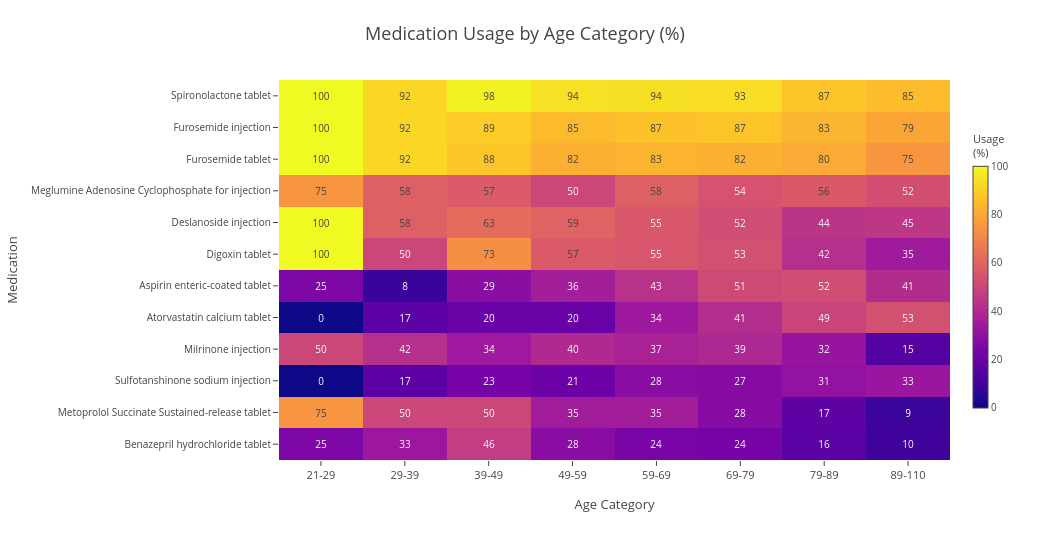

This figure's notebook cell:
### Markdown cell above
<p style="font-family: Cambria; font-size: 20px;"><b>Question 5 : How does the utilization of the most commonly prescribed medications differ across age groups, and what age-related medication-use patterns can be identified? 
</b></p>
<p style="font-family: Cambria; font-size: 16px;"><b>Reason : </b>A heat map can compare several medications and age categories simultaneously. Percent prevalence is used instead of raw counts so age groups with different sizes can be compared fairly.

### Code cell
# ============================================================
# DA8: MEDICATION UTILIZATION BY AGE CATEGORY
# Clean Heatmap with Improved Labels and Display
# ============================================================

# ---------------------------------------------------------
# Step 1: Keep patient age-category information
# ---------------------------------------------------------

patient_data = (
    patient[
        ["inpatient_number", "agecat"]
    ]
    .dropna()
    .drop_duplicates()
)


# ---------------------------------------------------------
# Step 2: Keep prescription information
# ---------------------------------------------------------

rx_data = (
    rx[
        ["inpatient_number", "drug_name"]
    ]
    .dropna()
    .drop_duplicates()
)


# ---------------------------------------------------------
# Step 3: Merge age category with medication information
# ---------------------------------------------------------

med_data = patient_data.merge(
    rx_data,
    on="inpatient_number",
    how="inner"
)


# ---------------------------------------------------------
# Step 4: Identify 12 most commonly used medications
# ---------------------------------------------------------

drug_prev = (
    med_data
    .groupby("drug_name")["inpatient_number"]
    .nunique()
    .sort_values(ascending=False)
)

top_drugs = (
    drug_prev
    .head(12)
    .index
    .tolist()
)


# ---------------------------------------------------------
# Step 5: Count patients in each age category
# ---------------------------------------------------------

age_counts = (
    patient_data
    .groupby(
        "agecat",
        observed=True
    )["inpatient_number"]
    .nunique()
)


# ---------------------------------------------------------
# Step 6: Calculate medication use by age category
# ---------------------------------------------------------

med_counts = (
    med_data[
        med_data["drug_name"].isin(top_drugs)
    ]
    .groupby(
        [
            "agecat",
            "drug_name"
        ],
        observed=True
    )["inpatient_number"]
    .nunique()
    .unstack(fill_value=0)
)


# ---------------------------------------------------------
# Step 7: Convert counts to prevalence percentage
# ---------------------------------------------------------

age_med = (
    med_counts
    .div(
        age_counts,
        axis=0
    )
    .mul(100)
)


# Keep predefined age-category order
age_med = age_med.reindex(
    AGE_ORDER
)


# Keep medication order based on overall prevalence
available_drugs = [
    drug
    for drug in top_drugs
    if drug in age_med.columns
]

age_med = age_med[
    available_drugs
]


# ---------------------------------------------------------
# Step 8: Create Heatmap
# ---------------------------------------------------------

fig = px.imshow(

    age_med.T,

    aspect="auto",

    text_auto=".0f",

    color_continuous_scale="Plasma",

    zmin=0,
    zmax=100,

    title=(
        "Medication Usage by Age Category (%)"
    ),

    labels={
        "x": "Age Category",
        "y": "Medication",
        "color": "Usage (%)"
    }
)


# ---------------------------------------------------------
# Step 9: Improve Heatmap Appearance
# ---------------------------------------------------------

fig.update_layout(

    # Slightly smaller/cleaner overall display
    width=1050,
    height=540,

    # Center title
    title=dict(
        x=0.5,
        xanchor="center",
        font=dict(
            size=18
        )
    ),

    # -----------------------------------------------------
    # X AXIS
    # -----------------------------------------------------

    xaxis=dict(

        title=dict(
            text="Age Category",
            font=dict(
                size=13
            )
        ),

        tickfont=dict(
            size=11
        ),

        tickangle=0,

        automargin=True
    ),


    # -----------------------------------------------------
    # Y AXIS
    # -----------------------------------------------------

    yaxis=dict(

        title=dict(
            text="Medication",
            font=dict(
                size=13
            ),
            standoff=10
        ),

        # Smaller medication labels
        tickfont=dict(
            size=10
        ),

        automargin=True
    ),


    # -----------------------------------------------------
    # COLOR BAR
    # -----------------------------------------------------

    coloraxis_colorbar=dict(

        title=dict(
            text="Usage<br>(%)",
            font=dict(
                size=11
            )
        ),

        thickness=15,

        len=0.78,

        x=1.02,

        tickfont=dict(
            size=10
        )
    ),


    # -----------------------------------------------------
    # IMPORTANT: MORE LEFT SPACE FOR MEDICATION NAMES
    # -----------------------------------------------------

    margin=dict(
        l=230,
        r=100,
        t=80,
        b=80
    ),

    paper_bgcolor="white",

    plot_bgcolor="white"
)


# ---------------------------------------------------------
# Step 10: Improve Cell Text
# ---------------------------------------------------------

fig.update_traces(

    textfont=dict(
        size=10
    ),

    hovertemplate=(
        "<b>Medication:</b> %{y}"
        "<br><b>Age Category:</b> %{x}"
        "<br><b>Medication Usage:</b> %{z:.1f}%"
        "<extra></extra>"
    )
)


# ---------------------------------------------------------
# Step 11: Display Heatmap
# ---------------------------------------------------------

fig.show()


# ---------------------------------------------------------
# Step 12: Display Calculated Prevalence Values
# ---------------------------------------------------------

display(
    age_med.round(1)
)

### Figure 1 — Plotly figure (JSON) as saved in the notebook; plotly's stock layout.template omitted (floating-point values rounded to 4 significant figures)
{"data": [{"coloraxis": "coloraxis", "hovertemplate": "<b>Medication:</b> %{y}<br><b>Age Category:</b> %{x}<br><b>Medication Usage:</b> %{z:.1f}%<extra></extra>", "name": "0", "textfont": {"size": 10}, "texttemplate": "%{z:.0f}", "type": "heatmap", "x": ["21-29", "29-39", "39-49", "49-59", "59-69", "69-79", "79-89", "89-110"], "xaxis": "x", "y": ["Spironolactone tablet", "Furosemide injection", "Furosemide tablet", "Meglumine Adenosine Cyclophosphate for injection", "Deslanoside injection", "Digoxin tablet", "Aspirin enteric-coated tablet", "Atorvastatin calcium tablet", "Milrinone injection", "Sulfotanshinone sodium injection", "Metoprolol Succinate Sustained-release tablet", "Benazepril hydrochloride tablet"], "yaxis": "y", "z": [[100.0, 91.67, 98.21, 94.34, 93.75, 93.29, 87.46, 85.15], [100.0, 91.67, 89.29, 84.91, 86.68, 87.41, 83.44, 79.21], [100.0, 91.67, 87.5, 82.08, 83.15, 82.24, 80.5, 75.25], [75.0, 58.33, 57.14, 50.0, 58.42, 54.13, 56.35, 52.48], [100.0, 58.33, 62.5, 59.43, 55.43, 52.31, 43.81, 44.55], [100.0, 50.0, 73.21, 56.6, 55.16, 53.15, 41.64, 34.65], [25.0, 8.333, 28.57, 35.85, 42.66, 51.19, 52.32, 40.59], [0.0, 16.67, 19.64, 19.81, 33.7, 41.12, 48.92, 53.47], [50.0, 41.67, 33.93, 39.62, 37.23, 39.3, 31.89, 14.85], [0.0, 16.67, 23.21, 20.75, 28.26, 27.41, 30.96, 32.67], [75.0, 50.0, 50.0, 34.91, 35.33, 27.69, 17.34, 8.911], [25.0, 33.33, 46.43, 28.3, 24.18, 23.64, 16.25, 9.901]]}], "layout": {"coloraxis": {"cmax": 100, "cmin": 0, "colorbar": {"len": 0.78, "thickness": 15, "tickfont": {"size": 10}, "title": {"font": {"size": 11}, "text": "Usage<br>(%)"}, "x": 1.02}, "colorscale": [[0, "#0d0887"], [0.1111, "#46039f"], [0.2222, "#7201a8"], [0.3333, "#9c179e"], [0.4444, "#bd3786"], [0.5556, "#d8576b"], [0.6667, "#ed7953"], [0.7778, "#fb9f3a"], [0.8889, "#fdca26"], [1, "#f0f921"]]}, "height": 540, "margin": {"b": 80, "l": 230, "r": 100, "t": 80}, "paper_bgcolor": "white", "plot_bgcolor": "white", "title": {"font": {"size": 18}, "text": "Medication Usage by Age Category (%)", "x": 0.5, "xanchor": "center"}, "width": 1050, "xaxis": {"anchor": "y", "automargin": true, "domain": [0, 1], "tickangle": 0, "tickfont": {"size": 11}, "title": {"font": {"size": 13}, "text": "Age Category"}}, "yaxis": {"anchor": "x", "automargin": true, "autorange": "reversed", "domain": [0, 1], "tickfont": {"size": 10}, "title": {"font": {"size": 13}, "standoff": 10, "text": "Medication"}}}}
